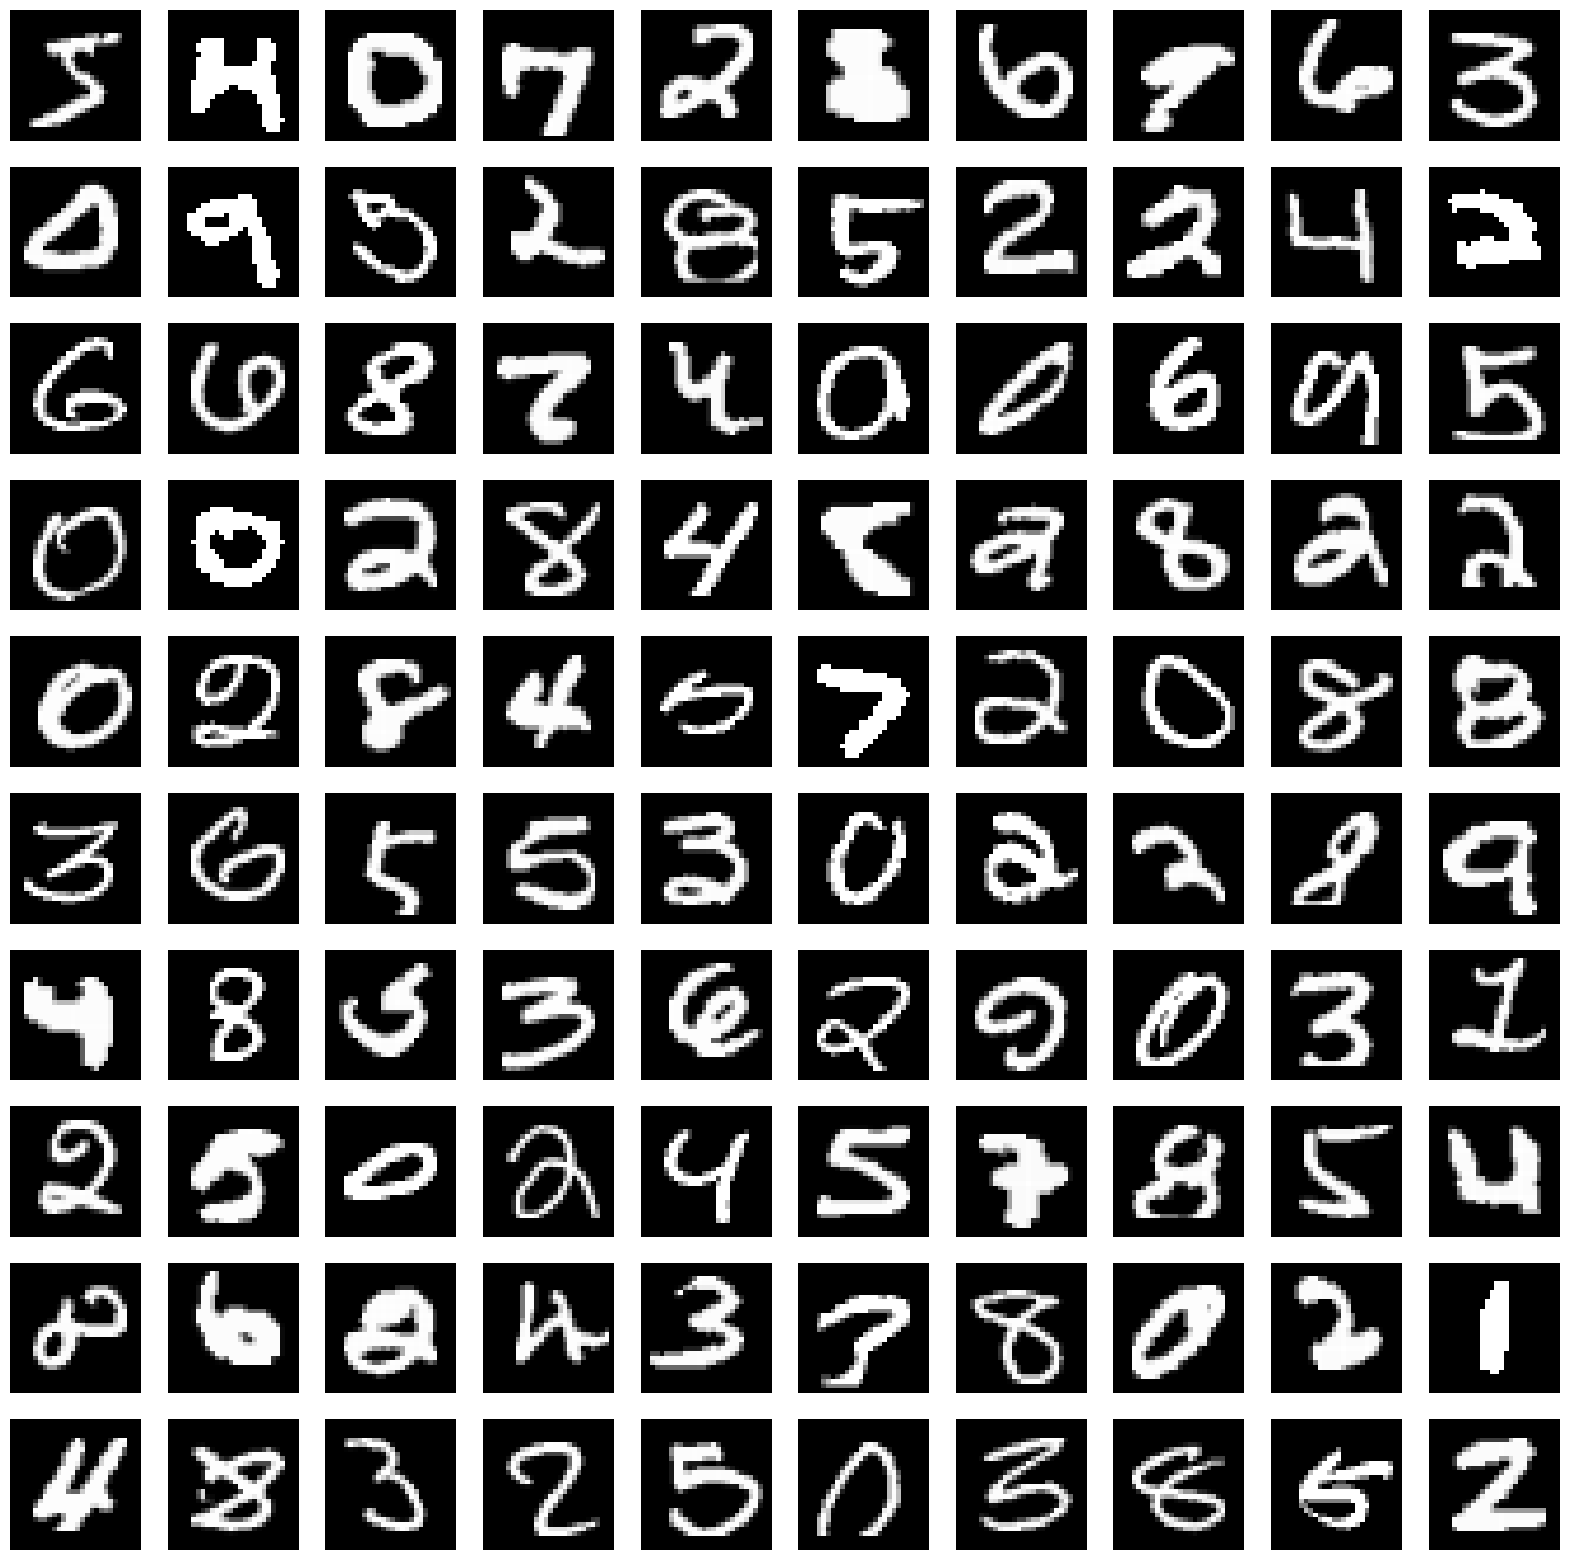

Write Python code to recreate this figure.
import sys
import numpy as np
import matplotlib.pyplot as plt

if (len(sys.argv) < 2):
    print ("Not enough command line arguments")
    quit()

outfile = sys.argv[1]

# read the data file
data = np.loadtxt(sys.stdin)
data = data.astype(int)

plt.rcParams['figure.figsize'] = (20, 20)
plt.rcParams['axes.facecolor']='white'
plt.rcParams['savefig.facecolor']='white'
images = np.zeros((100,28,28),dtype=int);
for i in range(100):
    images[i] = np.asarray(data[i]).reshape(28,28)

f, axarr = plt.subplots(10,10)
for i in range(10):
    for j in range(10):
        axarr[i][j].axis('off')
        axarr[i][j].imshow(images[i*10+j],cmap='gray',vmin=0, vmax=255, interpolation='none')
plt.savefig(outfile,bbox_inches='tight')
